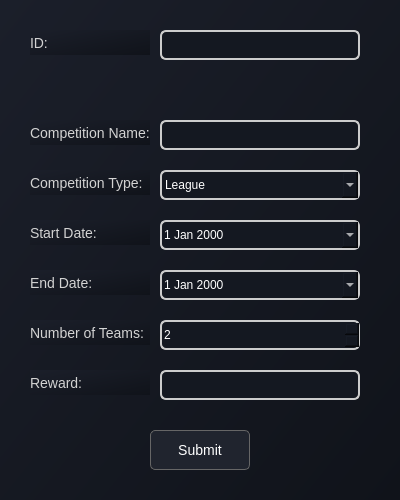
<?xml version="1.0" encoding="UTF-8"?>
<ui version="4.0">
 <class>updateform</class>
 <widget class="QWidget" name="updateform">
  <property name="geometry">
   <rect>
    <x>0</x>
    <y>0</y>
    <width>400</width>
    <height>500</height>
   </rect>
  </property>
  <property name="windowTitle">
   <string>Add New Competition</string>
  </property>
  <property name="styleSheet">
   <string notr="true">background: qlineargradient(x1:0, y1:0, x2:1, y2:1, stop:0 #1b1f2a, stop:1 #10131a);</string>
  </property>
  <widget class="QLabel" name="label_comp_name">
   <property name="geometry">
    <rect>
     <x>30</x>
     <y>120</y>
     <width>120</width>
     <height>25</height>
    </rect>
   </property>
   <property name="styleSheet">
    <string notr="true">color: #D3D3D3; font-size: 14px;</string>
   </property>
   <property name="text">
    <string>Competition Name:</string>
   </property>
  </widget>
  <widget class="QLineEdit" name="lineEdit_comp_name">
   <property name="geometry">
    <rect>
     <x>160</x>
     <y>120</y>
     <width>200</width>
     <height>30</height>
    </rect>
   </property>
   <property name="styleSheet">
    <string notr="true">background-color: #141821;
border: 2px solid #cccccc;
border-radius: 6px;
padding: 6px 10px;
font-size: 14px;
color: white;</string>
   </property>
  </widget>
  <widget class="QLabel" name="label_comp_type">
   <property name="geometry">
    <rect>
     <x>30</x>
     <y>170</y>
     <width>120</width>
     <height>25</height>
    </rect>
   </property>
   <property name="styleSheet">
    <string notr="true">color: #D3D3D3; font-size: 14px;</string>
   </property>
   <property name="text">
    <string>Competition Type:</string>
   </property>
  </widget>
  <widget class="QComboBox" name="comboBox_comp_type">
   <property name="geometry">
    <rect>
     <x>160</x>
     <y>170</y>
     <width>200</width>
     <height>30</height>
    </rect>
   </property>
   <property name="styleSheet">
    <string notr="true">background-color: #141821;
border: 2px solid #cccccc;
border-radius: 6px;
color: white;</string>
   </property>
   <item>
    <property name="text">
     <string>League</string>
    </property>
   </item>
   <item>
    <property name="text">
     <string>Tournament</string>
    </property>
   </item>
   <item>
    <property name="text">
     <string>Cup</string>
    </property>
   </item>
  </widget>
  <widget class="QLabel" name="label_start_date">
   <property name="geometry">
    <rect>
     <x>30</x>
     <y>220</y>
     <width>120</width>
     <height>25</height>
    </rect>
   </property>
   <property name="styleSheet">
    <string notr="true">color: #D3D3D3; font-size: 14px;</string>
   </property>
   <property name="text">
    <string>Start Date:</string>
   </property>
  </widget>
  <widget class="QDateEdit" name="dateEdit_start_date">
   <property name="geometry">
    <rect>
     <x>160</x>
     <y>220</y>
     <width>200</width>
     <height>30</height>
    </rect>
   </property>
   <property name="styleSheet">
    <string notr="true">background-color: #141821;
border: 2px solid #cccccc;
border-radius: 6px;
color: white;</string>
   </property>
   <property name="calendarPopup">
    <bool>true</bool>
   </property>
  </widget>
  <widget class="QLabel" name="label_end_date">
   <property name="geometry">
    <rect>
     <x>30</x>
     <y>270</y>
     <width>120</width>
     <height>25</height>
    </rect>
   </property>
   <property name="styleSheet">
    <string notr="true">color: #D3D3D3; font-size: 14px;</string>
   </property>
   <property name="text">
    <string>End Date:</string>
   </property>
  </widget>
  <widget class="QDateEdit" name="dateEdit_end_date">
   <property name="geometry">
    <rect>
     <x>160</x>
     <y>270</y>
     <width>200</width>
     <height>30</height>
    </rect>
   </property>
   <property name="styleSheet">
    <string notr="true">background-color: #141821;
border: 2px solid #cccccc;
border-radius: 6px;
color: white;</string>
   </property>
   <property name="calendarPopup">
    <bool>true</bool>
   </property>
  </widget>
  <widget class="QLabel" name="label_numbers_teams">
   <property name="geometry">
    <rect>
     <x>30</x>
     <y>320</y>
     <width>120</width>
     <height>25</height>
    </rect>
   </property>
   <property name="styleSheet">
    <string notr="true">color: #D3D3D3; font-size: 14px;</string>
   </property>
   <property name="text">
    <string>Number of Teams:</string>
   </property>
  </widget>
  <widget class="QSpinBox" name="spinBox_numbers_teams">
   <property name="geometry">
    <rect>
     <x>160</x>
     <y>320</y>
     <width>200</width>
     <height>30</height>
    </rect>
   </property>
   <property name="styleSheet">
    <string notr="true">background-color: #141821;
border: 2px solid #cccccc;
border-radius: 6px;
color: white;</string>
   </property>
   <property name="minimum">
    <number>2</number>
   </property>
   <property name="maximum">
    <number>100</number>
   </property>
  </widget>
  <widget class="QLabel" name="label_reward">
   <property name="geometry">
    <rect>
     <x>30</x>
     <y>370</y>
     <width>120</width>
     <height>25</height>
    </rect>
   </property>
   <property name="styleSheet">
    <string notr="true">color: #D3D3D3; font-size: 14px;</string>
   </property>
   <property name="text">
    <string>Reward:</string>
   </property>
  </widget>
  <widget class="QLineEdit" name="lineEdit_reward">
   <property name="geometry">
    <rect>
     <x>160</x>
     <y>370</y>
     <width>200</width>
     <height>30</height>
    </rect>
   </property>
   <property name="styleSheet">
    <string notr="true">background-color: #141821;
border: 2px solid #cccccc;
border-radius: 6px;
padding: 6px 10px;
font-size: 14px;
color: white;</string>
   </property>
  </widget>
  <widget class="QPushButton" name="pushButton_submit">
   <property name="geometry">
    <rect>
     <x>150</x>
     <y>430</y>
     <width>100</width>
     <height>40</height>
    </rect>
   </property>
   <property name="styleSheet">
    <string notr="true">background-color: #20242e;
color: white;
border-radius: 5px;
padding: 6px 12px;
border: 1px solid #666666;
font-size: 14px;</string>
   </property>
   <property name="text">
    <string>Submit</string>
   </property>
  </widget>
  <widget class="QLabel" name="label_comp_name_2">
   <property name="geometry">
    <rect>
     <x>30</x>
     <y>30</y>
     <width>120</width>
     <height>25</height>
    </rect>
   </property>
   <property name="styleSheet">
    <string notr="true">color: #D3D3D3; font-size: 14px;</string>
   </property>
   <property name="text">
    <string>ID:</string>
   </property>
  </widget>
  <widget class="QLineEdit" name="lineEdit_id">
   <property name="geometry">
    <rect>
     <x>160</x>
     <y>30</y>
     <width>200</width>
     <height>30</height>
    </rect>
   </property>
   <property name="styleSheet">
    <string notr="true">background-color: #141821;
border: 2px solid #cccccc;
border-radius: 6px;
padding: 6px 10px;
font-size: 14px;
color: white;</string>
   </property>
  </widget>
 </widget>
 <resources/>
 <connections/>
</ui>
